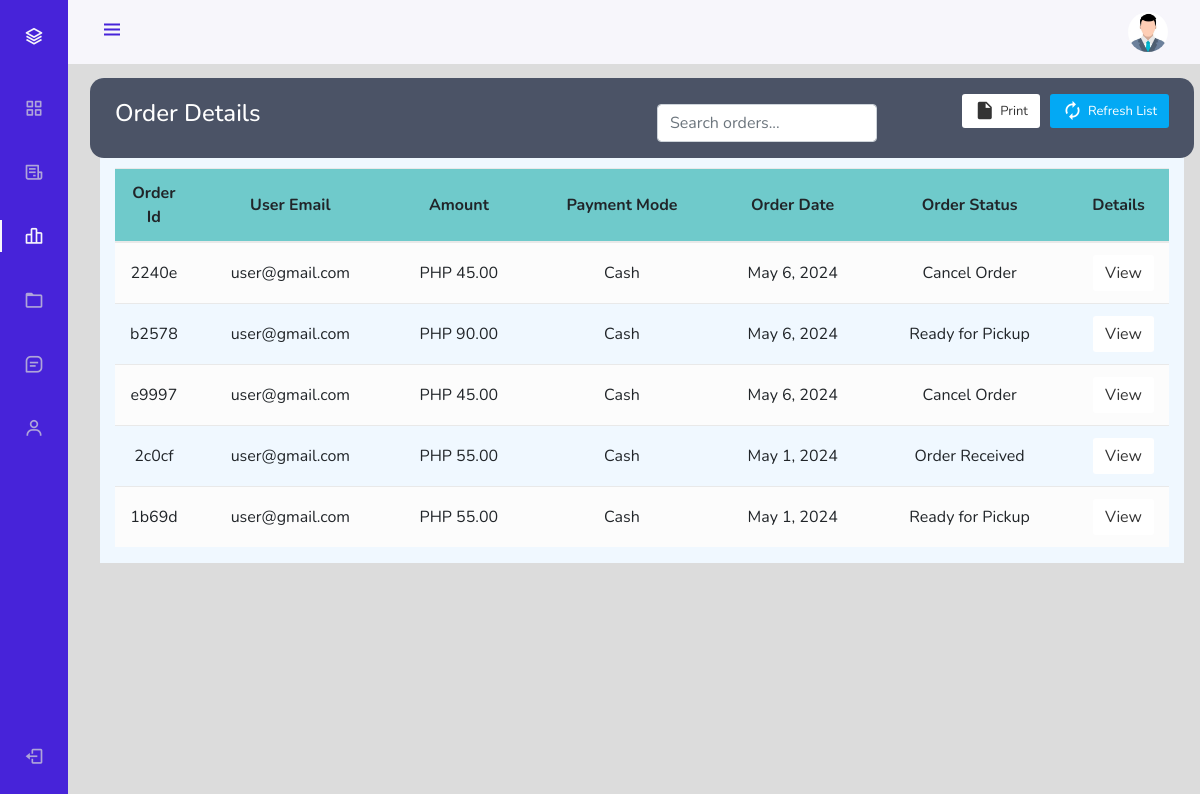
The page /admin/index.php?page=orderManage (signed in) on the database its author committed.
### tables this page shows
CREATE TABLE `orders` (
  `orderId` varchar(50) NOT NULL,
  `userId` int NOT NULL,
  `amount` int NOT NULL,
  `paymentMode` enum('0','1','2') NOT NULL DEFAULT '2' COMMENT '0=Maya, 1=Gcash, 2=Cash',
  `orderStatus` enum('1','2','3','4','5','6') NOT NULL DEFAULT '1' COMMENT '1=Order Placed, 2=Preparing your Order, 3=Your order is ready for pick-up!, 4=Order Received, 5=Order Denied, 6=Order Cancelled.',
  `orderDate` datetime NOT NULL DEFAULT CURRENT_TIMESTAMP
);

CREATE TABLE `users` (
  `userId` int NOT NULL,
  `nickname` varchar(21) NOT NULL,
  `firstName` varchar(21) NOT NULL,
  `lastName` varchar(21) NOT NULL,
  `email` varchar(35) NOT NULL,
  `phone` bigint NOT NULL,
  `userType` enum('0','1') NOT NULL DEFAULT '0' COMMENT '0=customer, 1=admin',
  `password` varchar(255) NOT NULL,
  `joinDate` datetime NOT NULL DEFAULT CURRENT_TIMESTAMP
);

### admin/orderManage.php (the view, shortened to what this page needs)
<?php
include 'partials/_dbconnect.php';
$statuses = [
    '1' => 'Order Placed',
    '2' => 'Preparing Order',
    '3' => 'Ready for Pickup',
    '4' => 'Order Received',
    '5' => 'Deny Order',
    '6' => 'Cancel Order'
];
?>
<div class="container" style="margin-top:98px;background: aliceblue;">
    <div class="table-wrapper">
        <div class="table-title" style="border-radius: 14px;">
            <div class="row">
                <div class="col-sm-6">
                    <h2>Order Details</h2>
                </div>
                <div class="col-sm-6">
                    <input type="text" id="searchInput" onkeyup="searchTable()" placeholder="Search orders..." class="form-control" style="width: auto; display: inline-block; margin-top: 10px;">
                    <a onclick="location.reload()" class="btn btn-primary"><i class="material-icons">&#xE863;</i> <span>Refresh List</span></a>
                    <a href="#" onclick="window.print()" class="btn btn-info"><i class="material-icons">&#xE24D;</i> <span>Print</span></a>
                </div>
            </div>
        </div>
        <div class="table-responsive">
            <table class="table table-striped table-hover text-center" id="NoOrder">
                <thead style="background-color: rgb(111 202 203);">
                    <tr>
                        <th>Order Id</th>
                        <th>User Email</th>
                        <th>Amount</th>
                        <th>Payment Mode</th>
                        <th>Order Date</th>
                        <th>Order Status</th>
                        <th>Details</th>
                    </tr>
                </thead>
                <tbody>
                    <?php
                    $sql = "SELECT orders.*, users.email FROM orders JOIN users ON orders.userId = users.userId ORDER BY orders.orderDate DESC";
                    $result = mysqli_query($conn, $sql);
                    while ($row = mysqli_fetch_assoc($result)) {
                        $orderId = htmlspecialchars($row['orderId']);
                        $email = htmlspecialchars($row['email']);
                        $amount = htmlspecialchars($row['amount']);
                        $orderStatus = $row['orderStatus'];
                        $orderStatusDesc = $statuses[$orderStatus] ?? 'Unknown Status';
                        $paymentMode = ($row['paymentMode'] == 2) ? "Cash" : "Online";
                        $orderDate = date('F j, Y', strtotime($row['orderDate']));
                        echo "<tr>
                                <td>" . $orderId . "</td>
                                <td>" . $email . "</td>
                                <td>PHP " . $amount . ".00</td>
                                <td>" . $paymentMode . "</td>
                                <td>" . $orderDate . "</td>
                                <td>" . $orderStatusDesc . "</td>
                                <td><button class='btn btn-info' data-toggle='modal' data-target='#orderModal" . $orderId . "'>View</button></td>
                            </tr>";
                    }
                    ?>
                </tbody>
            </table>
        </div>
    </div>
</div>

### admin/assetsForSideBar/css/styles.css (style rules this page uses)
:root { --header-height: 3rem; --nav-width: 68px; --first-color: #4723D9; --first-color-light: #AFA5D9; --white-color: #F7F6FB; --body-font: 'Nunito', sans-serif; --normal-font-size: 1rem; --z-fixed: 100; }
*,::before,::after { box-sizing: border-box; }
body { position: relative; margin: var(--header-height) 0 0 0; padding: 0 1rem; font-family: var(--body-font); font-size: var(--normal-font-size); transition: .5s; }
a { text-decoration: none; }
@media screen and (min-width: 768px) { body { margin: calc(var(--header-height) + 1rem) 0 0 0; padding-left: calc(var(--nav-width) + 2rem); } }

### admin/orderManage.php (style rules this page uses)
.table-wrapper .btn { float: right; color: #333; background-color: #fff; border-radius: 3px; border: none; outline: none !important; margin-left: 10px; }
.table-wrapper .btn.btn-primary { color: #fff; background: #03A9F4; }
.table-title .btn { font-size: 13px; border: none; }
.table-title .btn i { float: left; font-size: 21px; margin-right: 5px; }
.table-title .btn span { float: left; margin-top: 2px; }
.table-title { color: #fff; background: #4b5366; padding: 16px 25px; margin: -20px -25px 10px; border-radius: 3px 3px 0 0; }
.table-title h2 { margin: 5px 0 0; font-size: 24px; }
table.table tr th, table.table tr td { border-color: #e9e9e9; padding: 12px 15px; vertical-align: middle; }
table.table tr th:first-child { width: 60px; }
table.table tr th:last-child { width: 80px; }
table.table-striped tbody tr:nth-of-type(odd) { background-color: #fcfcfc; }
table { counter-reset: section; }

### rows shown on the page
orders: orderId "2240e", userId.email "user@gmail.com", amount "45", paymentMode "Cash", orderDate "May 6, 2024", orderStatus "Cancel Order"
orders: orderId "b2578", userId.email "user@gmail.com", amount "90", paymentMode "Cash", orderDate "May 6, 2024", orderStatus "Ready for Pickup"
orders: orderId "e9997", userId.email "user@gmail.com", amount "45", paymentMode "Cash", orderDate "May 6, 2024", orderStatus "Cancel Order"
orders: orderId "2c0cf", userId.email "user@gmail.com", amount "55", paymentMode "Cash", orderDate "May 1, 2024", orderStatus "Order Received"
orders: orderId "1b69d", userId.email "user@gmail.com", amount "55", paymentMode "Cash", orderDate "May 1, 2024", orderStatus "Ready for Pickup"
